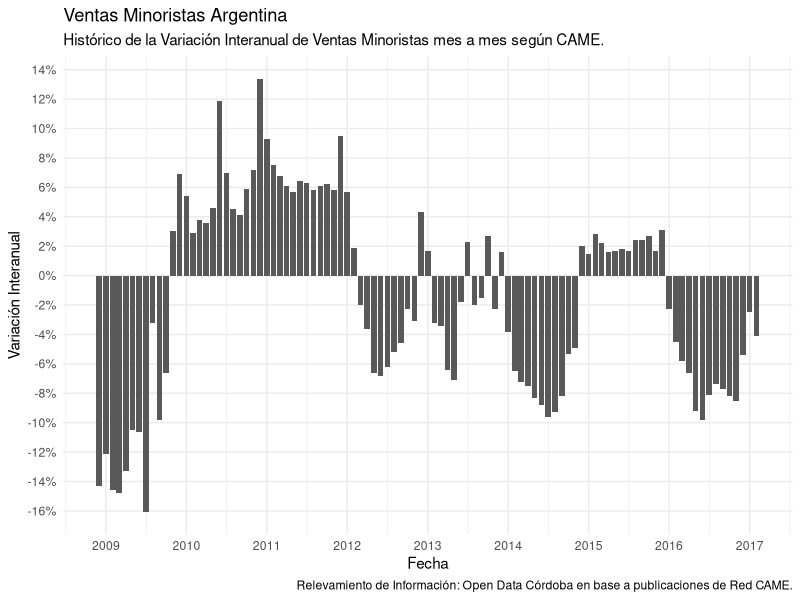
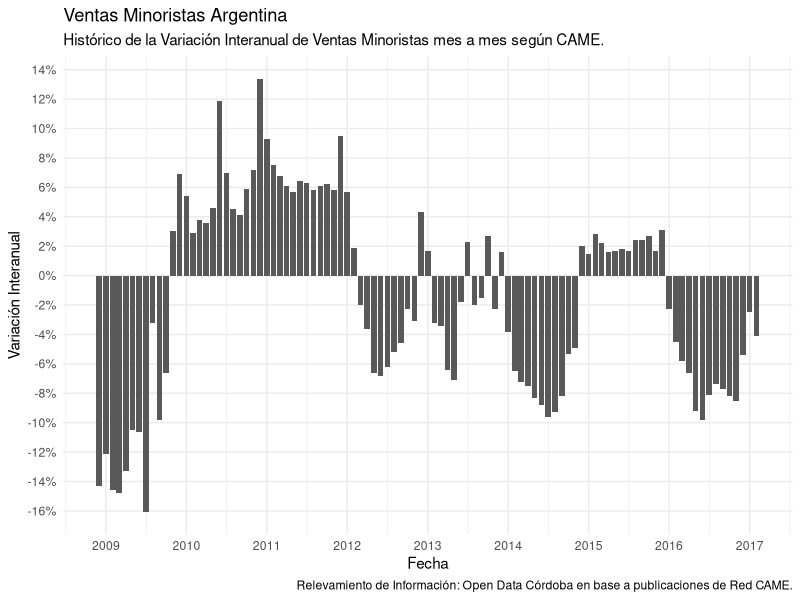

The R source for these figures, in order:
library(ggplot2)

ventas <- read.csv("ventas_minoristas_came.csv")
ventas$Mes <- as.Date(ventas$Mes, format="%d-%m-%Y")
ventas$Variacion.Interanual <- ventas$Variacion.Interanual / 100

ggplot(ventas, aes(x=Mes, y=Variacion.Interanual)) + 
    geom_col() +
    theme_minimal() + 
    scale_x_date(date_labels = "%Y", date_breaks = "1 year") + 
    scale_y_continuous(labels=scales::percent, breaks=seq(-0.2,0.18,.02), minor_breaks = NULL) +
    labs(title = "Ventas Minoristas Argentina",
         subtitle = "Histórico de la Variación Interanual de Ventas Minoristas mes a mes según CAME.",
         caption = "Relevamiento de Información: Open Data Córdoba en base a publicaciones de Red CAME.") +
    ylab("Variación Interanual") +
    xlab("Fecha")

ggsave("ventas-minoristas-came.jpg", width = 10, height = 7)
